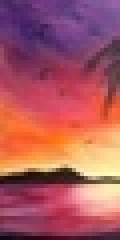
#> input picture imgs/left.jpg, 30 x 60 px, shrunk from 47 x 94 before the run (shown 4 times larger)
$ python basic.py
#> lines starting #> are read from the running program, lines starting #| are printed output that depends on the picture
# patch : 3 x 3 patch where the center pixel is the pixel we want to predict
# representative_colors: 5 colors that represents all the color in the original image
# grey_image: original image in a greyscaled
import time
from collections import Counter
from queue import PriorityQueue
import heapq
import numpy as np
import sys
import cv2
import matplotlib.pyplot as plt
import statistics
from statistics import mode
from scipy import stats
import random

def eclud_dist(centroid, data_pnt):
    return np.linalg.norm(centroid - data_pnt)


def kmeans(input):
    colors = []
    id = list(range(0, len(input)))
    datapnts = {k: v for (k, v) in zip(id, input)}

    cluster_dict = {}
    for x in range(1, 6):
        r = np.random.randint(255)
        g = np.random.randint(255)
        b = np.random.randint(255)
        current = np.array([r, g, b])
        previous = np.array([-1, -1, -1])
        cluster_dict[x] = []
        cluster_dict[x].append(current)
        cluster_dict[x].append(previous)
    # while the current and previous dont equal each other, just keep averaging the data pnts related to cluster
    '''for each data pnt, assign it to a centroid, then when they are assigned, calculate average for each cluster,
    and set as new centroid, check for convergence repeat'''
    final_clust_data = {}
    while not convergence(cluster_dict):
        # stores which datapnt belong to which cluster
        clust_data = {}

        for x in range(1, 6):
            clust_data[x] = []
        for datapnts_id in datapnts.keys():
            data = datapnts[datapnts_id]
            min_num = sys.maxsize
            min_cluster = -1
            # determine which cluster
            for key in cluster_dict.keys():
                value = cluster_dict[key]
                # print('COLOR '+str(data))
                temp = eclud_dist(value[0], data)
                if temp <= min_num:
                    min_cluster = key
                    min_num = temp
            clust_data[min_cluster].append(datapnts_id)
        # This is for replacing the current cluster pnt with the average of data pnts + replacing previous cluster pnt
        for key in clust_data.keys():
            value = clust_data[key]
            tmplst = []
            for data_id in value:
                tmplst.append(datapnts[data_id])
            a = tmplst
            if len(tmplst) > 0:
                average = np.mean(a, axis=0)
                # print(' Average of:' + str(a) + 'is ' + str(average))
                previous = cluster_dict[key][0]
                cluster_dict[key][0] = average
                cluster_dict[key][1] = previous
            else:
                previous = cluster_dict[key][0]
                cluster_dict[key][0] = np.array([-1, -1, -1])
                cluster_dict[key][1] = previous
        final_cluster_data = clust_data
    for key in cluster_dict.keys():
        colors.append(cluster_dict[key][0])
    print("finish" + str(len(colors)))
    return colors, final_cluster_data

    # while not np.array_equal(previous,current):


def convergence(cluster_dict):
    for value in cluster_dict.values():
        if not np.array_equal(value[0], value[1]):
            return False
    return True


# def main():
#     img = cv2.imread('imgs/left.jpg')
#     img = cv2.cvtColor(img, cv2.COLOR_BGR2RGB)
#     # img[0:150, 0:300] = [0, 255, 0]
#
#     cluster_input = img.reshape((img.shape[1] * img.shape[0], 3))
#     colors, cluster_dict = kmeans(cluster_input)
#
#     h = img.shape[0]
#     w = img.shape[1]
#     for y in range(0, h):
#         for x in range(0, w):
#             min = sys.maxsize
#             tmpcolor = [0, 0, 0]
#             for color in colors:
#                 dist = eclud_dist(img[y, x], color)
#                 if min > dist:
#                     min = dist
#                     tmpcolor = color
#             img[y, x] = tmpcolor
#
#     plt.imshow(img)
#     plt.show()
#     # ///////////////////////////////////////////////////////////////////////
#     # recolor the right side of the image
#     '''
#     We analyze the greyscale of both the right and left, for each pixel on right side, take a patch surrounding
#     that pixel and find 6 patches on the left side most similar to that pixel
#     '''
#     greyR = cv2.imread('imgs/grayRight.jpg')
#     greyL = cv2.imread('imgs/grayLeft.jpg')
#     greydict = {}
#     h = greyL.shape[0]
#     w = greyL.shape[1]
#     # assign neighbors for all the leftside
#     for i in range(2, h - 1):
#         for j in range(2, w - 1, 3):
#             tmplst = [greyL[i + 1, j],
#                       greyL[i - 1, j],
#                       greyL[i, j + 1],
#                       greyL[i, j - 1],
#                       greyL[i - 1, j - 1],
#                       greyL[i + 1, j - 1],
#                       greyL[i - 1, j + 1],
#                       greyL[i + 1, j + 1],
#                       greyL[i, j]]
#             flat_list = np.array(np.concatenate(tmplst).flat)
#             greydict[(i, j)] = flat_list
#     o = greyR.shape[0]
#     p = greyR.shape[1]
#     # compute each pixel and predict color
#     for i in range(2, o - 1):
#         for j in range(2, p - 1):
#             print(i)
#             tmplst = [greyR[i + 1, j],
#                       greyR[i - 1, j],
#                       greyR[i, j + 1],
#                       greyR[i, j - 1],
#                       greyR[i - 1, j - 1],
#                       greyR[i + 1, j - 1],
#                       greyR[i - 1, j + 1],
#                       greyR[i + 1, j + 1],
#                       greyR[i, j]]
#             flat_list = np.array(np.concatenate(tmplst).flat)
#             pqe = PriorityQueue()
#             for key in greydict.keys():
#                 dist = eclud_dist(flat_list, greydict[key])
#                 pqe.put((dist, key))
#             clst = []
#             nclst = []
#             priolst = []
#             for x in range(6):
#                 patch = pqe.get()
#                 q, z = patch[1]
#                 color = img[q, z]
#                 clst.append(color)
#                 print(color)
#                 print(clst)
#             m = stats.mode(clst)
#             mode1 = m[0]
#             for x in range(len(clst)):
#                 comparison = clst[x] == m[0]
#                 equal_arrays = comparison.all()
#                 # print(equal_arrays)
#                 if not equal_arrays:
#                     clst.append(clst[x])
#             y = stats.mode(nclst)
#             mode2 = y[0]
#             if y[1] == m[1]:
#                 for x in range(len(clst)):
#                     popped = clst.pop()
#                     if popped == mode1:
#                         greyR[i, j] = mode2
#                     if popped == mode2:
#                         greyR[i, j] = mode1
#                         break
#             else:
#                 greyR[i, j] = mode1
#
#     plt.imshow(greyR)
#     plt.show()
#     lst = []
#     # lst = [np.array([0,0,0]),np.array([255,255,255]),np.array([51,51,51]),np.array([51,51,51]),np.array([51,51,51]),np.array([51,51,51]),np.array([102,102,102]),np.array([153,153,153]),np.array([0,0,153]),np.array([0,0,153]),np.array([0,0,153])]
#     # m = stats.mode(lst)
#     # flat_list = np.array(np.concatenate(m[0]).flat)
#     # # print(flat_list)
#     # nlst = []
#     # # for arr in lst:
#     # #     print(arr)
#     # #     comparison = arr == m[0]
#     # #     # print(comparison)
#     # #     equal_arrays = comparison.all()
#     # #     print(equal_arrays)
#     # #     # if not equal_arrays:
#     # #     #     lst.append(arr)
#     # for x in range(len(lst)):
#     #     comparison = lst[x] == m[0]
#     #     equal_arrays = comparison.all()
#     #     # print(equal_arrays)
#     #     if not equal_arrays:
#     #         nlst.append(lst[x])
#     # y = stats.mode(nlst)
#
#     # for x in range(10):
#     #     lst.append(np.random.randint(low=0, high=255, size=3))
#     # print(lst)
#     # print(kmeans(lst))

def get_patches(img):
    patches=[]
    #iterate through grayleft
    #iterate through rows
    for i in range(1,len(img)-1):
        #iterate through columns
        for j in range(1,len(img[0])-1):
            patches.append((img[i-1:i+2,j-1:j+2],(i,j)))

    return patches
def main():
    img = cv2.imread('imgs/left.jpg')
#> img is the input picture: shape (60, 30, 3); mean B, G, R 96.3, 87.8, 170
    img = cv2.cvtColor(img, cv2.COLOR_BGR2RGB)
    # img[0:150, 0:300] = [0, 255, 0]

    cluster_input = img.reshape((img.shape[1] * img.shape[0], 3))
#> cluster_input = 1800 rows, first 8: [81, 45, 106], [75, 39, 100], [72, 39, 96], [83, 50, 107], [91, 56, 114], [90, 52, 111], [89, 47, 110], [100, 54, 118]
    img2 = cv2.imread('imgs/right.jpg')
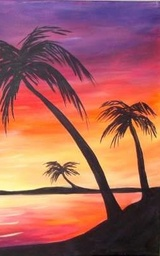
#> input picture imgs/right.jpg, 160 x 256 px, shrunk from 250 x 399 before the run
#> img2 is the input picture: shape (256, 160, 3); mean B, G, R 93.4, 99.8, 167.5
    img2 = cv2.cvtColor(img2, cv2.COLOR_BGR2RGB)
    colors, cluster_dict = kmeans(cluster_input)
#> in kmeans, `id = list(range(0, len(input)))`: id = 1800 values from 0 to 1799
#> in kmeans, `datapnts = {k: v for (k, v) in zip(id, input)}`: datapnts = 1800 items
#> after the loop in kmeans, `while not convergence(cluster_dict):`: cluster_dict = {1: [[180.6, 69.2, 93.15], [180.6, 69.2, 93.15]], 2: [[247.7, 196.6, 147.4], [247.7, 196.6, 147.4]], 3: [[241.5, 110.4, 70.55], [241.5, 110.4, 70.55]], 4: [[59.05, 25.5, 30.54], [59.05, 25.5, 30.54]], 5: [[112.6, 58.45, 105.4], [112.6, 58.45, 105.4]]}
#> the loop in kmeans, `for key in cluster_dict.keys():` made 5 passes
#> after the loop in kmeans, `for key in cluster_dict.keys():`: colors = [[180.6, 69.2, 93.15], [247.7, 196.6, 147.4], [241.5, 110.4, 70.55], [59.05, 25.5, 30.54], [112.6, 58.45, 105.4]]
#| finish5
#> cluster_dict = 5 items

    h = img.shape[0]
#> h = 60
    w = img.shape[1]
#> w = 30
    for y in range(0, h):
        for x in range(0, w):
            min = sys.maxsize
            tmpcolor = [0, 0, 0]
            for color in colors:
                dist = eclud_dist(img[y, x], color)
                if min > dist:
                    min = dist
                    tmpcolor = color
            img[y, x] = tmpcolor
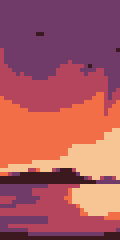
#> img: shape (60, 30, 3) (shown 4 times larger); mean R, G, B 169.4, 87.4, 95.9

    h = img2.shape[0]
#> h = 256
    w = img2.shape[1]
#> w = 160
    for y in range(0, h):
        for x in range(0, w):
            min = sys.maxsize
            tmpcolor = [0, 0, 0]
            for color in colors:
                dist = eclud_dist(img2[y, x], color)
                if min > dist:
                    min = dist
                    tmpcolor = color
            img2[y, x] = tmpcolor
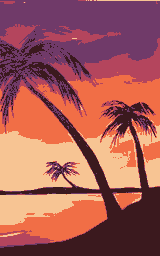
#> img2: shape (256, 160, 3); mean R, G, B 165.2, 91.7, 88
    plt.imshow(combine(img,img2))
#> in combine, `combined = []`: combined = []
#> the loop in combine, `for i in range(0, len(left)):` made 60 passes
#> after the loop in combine, `for i in range(0, len(left)):`: combined = 60 items
    plt.show()
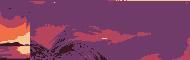
#> shown: shape (60, 190, 3); mean R, G, B 128, 63.8, 100.1

    # ///////////////////////////////////////////////////////////////////////
    # recolor the right side of the image
    '''
    We analyze the greyscale of both the right and left, for each pixel on right side, take a patch surrounding
    that pixel and find 6 patches on the left side most similar to that pixel
    '''
    greyR = cv2.imread('imgs/grayRight.jpg')
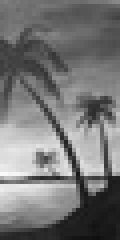
#> input picture imgs/grayRight.jpg, 30 x 60 px, shrunk from 47 x 94 before the run (shown 4 times larger)
#> greyR is the input picture: shape (60, 30, 3); min 15, max 249, mean 118.9
    greyL = cv2.imread('imgs/grayLeft.jpg')
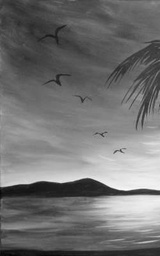
#> input picture imgs/grayLeft.jpg, 160 x 256 px, shrunk from 250 x 399 before the run
#> greyL is the input picture: shape (256, 160, 3); min 1, max 254, mean 113.9
    greyLp = get_patches(greyL)
#> after the loop in get_patches, `for i in range(1,len(img)-1):`: patches = 40132 items
#> greyLp = 40132 items

    for i in range(1, len(greyR) - 1):
        # iterate through columns
        for j in range(1, len(greyR[0]) - 1):
            print(i)
            patch = greyR[i - 1:i + 2, j - 1:j + 2]
            samples = random.sample(list(greyLp), 1000)
            pqe = PriorityQueue()
            for sample in samples:
                dist = eclud_dist(sample[0], greyR[i - 1:i + 2, j - 1:j + 2])
                pqe.put((dist,sample[1]))
            closestNeighbor = []
            for x in range(6):
                popped = pqe.get()
                closestNeighbor.append(popped)
            # print(closestNeighbor)
            cl = []
            for patch in closestNeighbor:
                x, y = patch[1]
                color = img[x,y]
                cl.append(color)
            mode1 = stats.mode(cl)
            mode1color = mode1[0]
            print("mode1 =" + str(mode1))
            nlst = []
            for patch in closestNeighbor:
                x, y = patch[1]
                color = img[x, y]
                comparison = color == mode1color
                equal_arrays = comparison.all()
                if not equal_arrays:
                    nlst.append(color)
            mode2 = stats.mode(nlst)
            mode2color = mode2[0]
            print("cnt of mode1"+ str(mode1[1])+"\tcnt of mode2:" +str(mode2[1]))
            if len(mode2[1]) > 0:
                cnt1 = np.array(np.concatenate(mode1[1]).flat)
                cnt2 = np.array(np.concatenate(mode2[1]).flat)

                comp = cnt1 == cnt2
                e = comp.all()
                print(e)
                if e:
                    for ptr in closestNeighbor:
                        popped = closestNeighbor.pop()
                        if popped == mode1color:
                            greyR[i,j] = mode2color
                            break
                        if popped == mode2color:
                            greyR[i,j] = mode1color
            else:
                greyR[i,j] = mode1color
#> this loop made 1 pass
#| 1

    plt.imshow(combine(img,greyR))
    plt.show()
    calculatediff(img2,greyR)

def combine(left,right):
    combined = []
    for i in range(0, len(left)):
        combined.append(list(left[i]) + list(right[i]))
    return combined

def calculatediff(img,predicted_image):
    numPixel = len(img)*len(img[1])
    correct = 0
    for i in range(0,len(img)):
        for j in range(0,len(img[1])):
            comparison = img[i,j] == predicted_image[i,j]
            equal_arrays = comparison.all()
            if equal_arrays:
                correct +=1
    print(str(1-(correct/numPixel))+" correctness")

if __name__ == "__main__":
#> (the run stopped early here; a loop or call above may not have finished)
